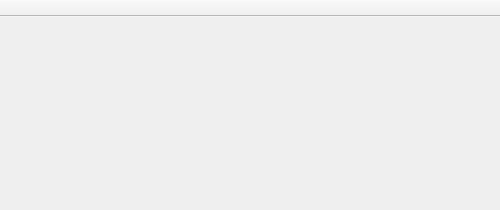
<?xml version="1.0" encoding="UTF-8"?>
<ui version="4.0">
 <class>settingsFormMain</class>
 <widget class="QMainWindow" name="settingsFormMain">
  <property name="geometry">
   <rect>
    <x>0</x>
    <y>0</y>
    <width>500</width>
    <height>210</height>
   </rect>
  </property>
  <property name="minimumSize">
   <size>
    <width>500</width>
    <height>210</height>
   </size>
  </property>
  <property name="maximumSize">
   <size>
    <width>500</width>
    <height>210</height>
   </size>
  </property>
  <property name="windowTitle">
   <string>Настройки LastVK</string>
  </property>
  <widget class="QWidget" name="centralwidget">
   <widget class="QStackedWidget" name="stackedWidget">
    <property name="geometry">
     <rect>
      <x>0</x>
      <y>0</y>
      <width>500</width>
      <height>180</height>
     </rect>
    </property>
    <property name="frameShape">
     <enum>QFrame::NoFrame</enum>
    </property>
    <property name="currentIndex">
     <number>-1</number>
    </property>
   </widget>
  </widget>
  <widget class="QToolBar" name="toolBar">
   <property name="windowTitle">
    <string>toolBar</string>
   </property>
   <property name="movable">
    <bool>false</bool>
   </property>
   <property name="allowedAreas">
    <set>Qt::TopToolBarArea</set>
   </property>
   <property name="iconSize">
    <size>
     <width>40</width>
     <height>40</height>
    </size>
   </property>
   <property name="toolButtonStyle">
    <enum>Qt::ToolButtonIconOnly</enum>
   </property>
   <property name="floatable">
    <bool>true</bool>
   </property>
   <attribute name="toolBarArea">
    <enum>TopToolBarArea</enum>
   </attribute>
   <attribute name="toolBarBreak">
    <bool>false</bool>
   </attribute>
  </widget>
  <action name="actionSettingsVK">
   <property name="checkable">
    <bool>true</bool>
   </property>
   <property name="icon">
    <iconset resource="resources.qrc">
     <normaloff>:/buttons/settings/vkontakte_button.png</normaloff>:/buttons/settings/vkontakte_button.png</iconset>
   </property>
   <property name="text">
    <string>ВКонтакте</string>
   </property>
  </action>
  <action name="actionSettingsLastFM">
   <property name="checkable">
    <bool>true</bool>
   </property>
   <property name="icon">
    <iconset resource="resources.qrc">
     <normaloff>:/buttons/settings/lastfm_button.png</normaloff>:/buttons/settings/lastfm_button.png</iconset>
   </property>
   <property name="text">
    <string>LastFM</string>
   </property>
  </action>
  <action name="actionSettingsMusicLib">
   <property name="checkable">
    <bool>true</bool>
   </property>
   <property name="icon">
    <iconset resource="resources.qrc">
     <normaloff>:/buttons/settings/musiclib_button.png</normaloff>:/buttons/settings/musiclib_button.png</iconset>
   </property>
   <property name="text">
    <string>Настройки сохранения</string>
   </property>
  </action>
 </widget>
 <resources>
  <include location="resources.qrc"/>
 </resources>
 <connections/>
</ui>
